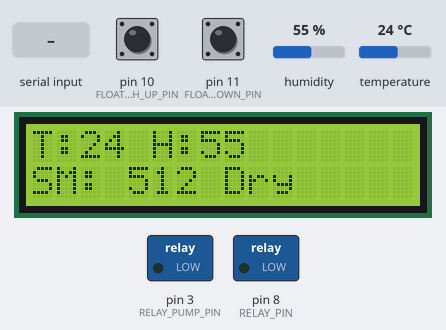
Simulated run of this sketch. Board: Arduino Uno, built with avr-gcc and run on an emulated ATmega328P. Shown: 16×2 character LCD, switched loads named in the sketch (green lamp = pin HIGH). Inputs (shaded band) come from the test bench; at power-on: pin 10 (FLOAT_SWITCH_UP_PIN) HIGH, pin 11 (FLOAT_SWITCH_DOWN_PIN) HIGH, humidity 55 %, temperature 24 °C. The modem accepts every AT command (registered, SIM ready, sends succeed) and sends nothing else; what the sketch prints to the serial monitor is not drawn.

Above: at 11.9 s.
12.0 s: "PumpGreenHouseOn" received over the second serial link
At 17.7 s:
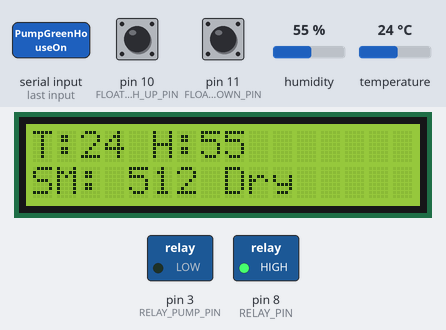
18.0 s: "PumpGreenHouseOff" received over the second serial link
At 23.9 s:
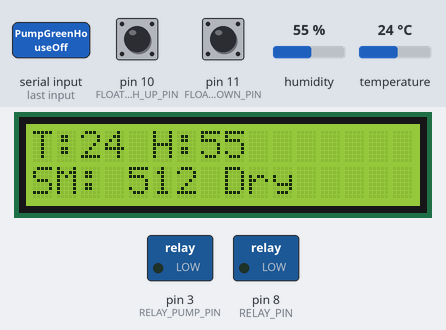
24.0 s: pin 10 (FLOAT_SWITCH_UP_PIN) pulled LOW for 1 s
26.5 s: "GreenHousePumpOff" received over the second serial link
Timing chart, 0 to 29.5 s (numbered marks = the images above; inputs shaded):
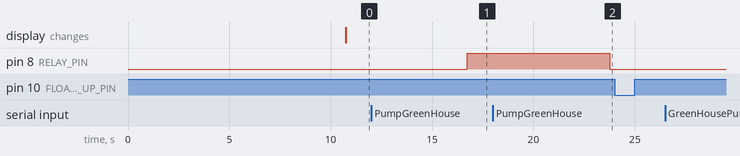

The sketch:

arduino_sketch.ino
```cpp
#include <SoftwareSerial.h>
#include <dht.h>
#include <Wire.h> // библиотека для управления устройствами по I2C
//#include <TroykaMQ.h>
#include <hd44780.h>
#include <hd44780ioClass/hd44780_I2Cexp.h> // include i/o class header
//#include <DS3231.h>

//DS3231 clock;
//RTCDateTime dt;

//===================================COMMON DECLARATIONS======================================
//LCD DISPLAY
#define cols 16
#define rows 2
#define RELAY_PIN             8   // реле крана полива
#define RELAY_PUMP_PIN        3  // реле насоса для бочки
#define DHT11_PIN             9   // имя для пина, к которому подключен датчик Temp
//#define PIN_MQ135           A0  // CO2
#define SM_PIN                A1  // Soil moisture pin
#define FLOAT_SWITCH_UP_PIN   10  // поплавок верхний pin
#define FLOAT_SWITCH_DOWN_PIN 11  // поплавок нижний pin

hd44780_I2Cexp lcd; // declare lcd object: auto locate & config display for hd44780 chip

dht DHT;
//MQ135 mq135(PIN_MQ135);

SoftwareSerial sim(6, 7);
int _timeout;
int RelayPin;
int RelayPumpPin;
int SensorSoilMoisturePin;
int FloatSwitchUpPin;
int FloatSwitchDownPin;

int MaxLevel = 400; //==soil misture extremes==
int MinLevel = 250;

//status params
int Temperature_value;
int Humidity_value;
int SensorSM_value;
String SM_status;
bool PumpRelay_value;
bool stop_pump_manual=false; //ручное выключение насоса. после отправки смс система не будет качать до перезагрузки

String _buffer;
String number = "+791525231XX"; //-> change with your number
String textMessage;

unsigned long BacklightOffTime = 0;
#define BacklightDelay 20000// Длительность подсветки

//===================================COMMON FUNCTIONS=========================================


void LCDBacklight(byte v) { // Управление подсветкой
  if (v == 0) { // Выключить подсветку
    BacklightOffTime = millis();
    lcd.noBacklight();
  }
  else if (v == 1) { //Включить подсветку
    BacklightOffTime = millis() + BacklightDelay;
    lcd.backlight();
  }
  else { // Выключить если время вышло
    if (BacklightOffTime < millis())
      lcd.noBacklight();
    else
      lcd.backlight();
  }
}

void StatusPage()
{
  // String date;
  // dt = clock.getDateTime();
  // date = String(dt.year) + "-" + String(dt.month) + "-" + String(dt.day) + " " + String(dt.hour) + ":" + String(dt.minute);

  int chk = DHT.read11(DHT11_PIN);
  // В переменной sensVolue хранится аналоговое значение датчика с контакта А0
  SensorSM_value = (int) analogRead(SensorSoilMoisturePin);

  if (SensorSM_value <= MinLevel) {
    //very wet soil
    SM_status = "Wet";
  }
  if (SensorSM_value >= MaxLevel) {
    SM_status = "Dry";
  }
  if (SensorSM_value > MinLevel && SensorSM_value < MaxLevel) {
    SM_status = "Norm";
  }

  Temperature_value = (int)DHT.temperature;
  Humidity_value = (int)DHT.humidity;

  lcd.clear();
  lcd.setCursor(0, 0);
  lcd.print("T:");
  lcd.print(Temperature_value);
  lcd.print(" H:");
  lcd.print(Humidity_value);
  lcd.setCursor(0, 1);
  lcd.print("SM: ");
  lcd.print(SensorSM_value);
  lcd.print(" " + SM_status);

  LCDBacklight(1);
  // delay(15000);
  // LCDBacklight(0);


}

//состояние насоса вкл\выкл
int CheckPumpState()
{
     int pump_stat = digitalRead(RelayPumpPin);

     return pump_stat;
}

int CheckWaterLevel() {
  int FS_Up = digitalRead(FloatSwitchUpPin);
  int FS_Down = digitalRead(FloatSwitchDownPin);
  int FS_status;
  Serial.println(FS_Up);

  if (FS_Up > 0) {
    FS_status = 1;
    Serial.println("Barrel Full");
  }
  else
  {
    if (FS_Down > 0) {
      FS_status = 3; // pumping in progress
    }
    else {
      FS_status = 2;
    }

    Serial.println("Barrel Not Full");
  }

  //  1 - Full barrel
  //  2 - Low water
  //  3 - Pumping in progress
  return FS_status;
}

void PumpUpBarell() {

  if (CheckWaterLevel() == 2 && !stop_pump_manual) {
    digitalWrite(RelayPumpPin, HIGH);
  }
  if (CheckWaterLevel() == 1) {
    digitalWrite(RelayPumpPin, LOW);
  }

}

//==============

String getValue(String data, char separator, int index)
{
  int found = 0;
  int strIndex[] = {0, -1};
  int maxIndex = data.length() - 1;

  for (int i = 0; i <= maxIndex && found <= index; i++) {
    if (data.charAt(i) == separator || i == maxIndex) {
      found++;
      strIndex[0] = strIndex[1] + 1;
      strIndex[1] = (i == maxIndex) ? i + 1 : i;
    }
  }

  return found > index ? data.substring(strIndex[0], strIndex[1]) : "";
}

//=========================================================================================
//===================================START ARDUINO=========================================
//=========================================================================================

void setup() {
  RelayPin = RELAY_PIN;
  RelayPumpPin = RELAY_PUMP_PIN;
  SensorSoilMoisturePin = SM_PIN;
  FloatSwitchUpPin = FLOAT_SWITCH_UP_PIN;
  FloatSwitchDownPin = FLOAT_SWITCH_DOWN_PIN;

  pinMode(FloatSwitchUpPin, INPUT_PULLUP);
  pinMode(FloatSwitchDownPin, INPUT_PULLUP);
  pinMode(RelayPin, OUTPUT);
  digitalWrite(RelayPin, LOW);
  pinMode(RelayPumpPin, OUTPUT);
  digitalWrite(RelayPumpPin, LOW);

  lcd.init(); // инициализация LCD дисплея
  lcd.begin(16, 2);
  //mq135.calibrate();

  delay(7000); //delay for 7 seconds to make sure the modules get the signal
  Serial.begin(9600);
  _buffer.reserve(50);
  Serial.println("System Started...");
  Serial.println("Relay pin=" + String(RelayPin));

  sim.begin(9600);

  Serial.print("GPRS ready...\r\n");

  sim.print("AT+CMGF=1\r\n");
  delay(1000);
  sim.print("AT+IFC=1, 1\r"); //++28.01.2019
  delay(1000);
  sim.print("AT+CNMI=1,2,2,1,0\r"); //++28.01.2019
  //sim.print("AT+CNMI=2,2,0,0,0\r\n");
  delay(1000);
  sim.print("AT+CMGD=1,4\r");//все удалить
  delay(500);

  //  LCDBacklight(1);
  StatusPage();
  //  delay(15000);
  //  LCDBacklight(0);
  // Serial.println("Type s to send an SMS, r to receive an SMS, and c to make a call");
  //RecieveMessage();
  textMessage = "";

}

//====================================LOOP========================================

void loop() {


  PumpUpBarell();

  delay(5000);
  //Serial.println("loop\r\n" +String(RelayPin));

  if (sim.available() > 0) {
    textMessage = sim.readString();
    Serial.print(textMessage);
    delay(10);
  }

 //==============================================================================
 //Включить полив
 //==============================================================================

  if (textMessage.indexOf("PumpGreenHouseOn") >= 0) { //If you sent "ON" the lights will turn on
    Serial.println("Lamp set to ON\r\n" + String(RelayPin));
    // Turn on relay and save current state
    digitalWrite(RelayPin, HIGH);

    textMessage = "";

    delay(1000);
  }


 //==============================================================================
 //Выключить полив
 //==============================================================================

  if (textMessage.indexOf("PumpGreenHouseOff") >= 0) { //If you sent "ON" the lights will turn on
    // Turn on relay and save current state
    digitalWrite(RelayPin, LOW);

    // digitalWrite(relay, HIGH);
    // lampState = "ON";
    Serial.println("Lamp set to OFF\r\n");
    textMessage = "";
    //    GPRS.println("AT+CMGS=\"+631234567890\""); // RECEIVER: change the phone number here with international code
    //    delay(500);
    //    GPRS.print("Lamp was finally switched ON.\r");
    //    GPRS.write( 0x1a );
    delay(1000);
  }

  //==============================================================================
  //Выключить насос для бочки
  //==============================================================================

  if (textMessage.indexOf("GreenHousePumpOff") >= 0)
  {
    // Turn on relay and save current state
    digitalWrite(RelayPumpPin, LOW);

    // digitalWrite(relay, HIGH);
    // lampState = "ON";
    Serial.println("Pump OFF\r\n");
    textMessage = "";
    stop_pump_manual=true;
    delay(1000);
  }

  //==============================================================================
  //Запрос статуса датчиков
  //==============================================================================

  if (textMessage.indexOf("+CMT")) { //если начинается с CMT то далее следует номер
    number = textMessage.substring(textMessage.indexOf("\""), textMessage.indexOf(",")); // выделяем номер
    Serial.println("TELEPHONE====" + number);
  }

  if (textMessage.indexOf("PumpGreenHouseStatus") >= 0) { //If you sent "ON" the lights will turn on


    StatusPage();


    textMessage = "";
    //=======send sms tot callee=========
    //String tel_number = "+791525231XX";

        sim.print("AT+CSCS=\"GSM\"\r\n");
        delay(1000);

        sim.println("AT+CMGS=" + number );
        //sim.println("AT+CMGS=\"" + number + "\""); // RECEIVER: change the phone number here with international code
        delay(500);
        sim.print("WL:" + (String)CheckWaterLevel() + "," + "PS:" + (String)CheckPumpState() + "," + "T:" + (String)Temperature_value + "," + "H:" + (String)Humidity_value + "," + "SM:" + (String)SensorSM_value + ",\r");
        sim.write( 0x1a );
        delay(1000);
  }


}
```

Measured:
- after the input at 12.0 s, pin 8 (RELAY_PIN): LOW → HIGH after 4.7 s
- after the input at 18.0 s, pin 8 (RELAY_PIN): HIGH → LOW after 5.8 s
- after the input at 24.0 s, every drawn part: stays the same
- after the input at 26.5 s, every drawn part: stays the same
